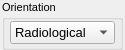
<?xml version="1.0" encoding="UTF-8"?>
<ui version="4.0">
 <class>QToolSliceOrientation</class>
 <widget class="QWidget" name="QToolSliceOrientation">
  <property name="geometry">
   <rect>
    <x>0</x>
    <y>0</y>
    <width>125</width>
    <height>50</height>
   </rect>
  </property>
  <property name="sizePolicy">
   <sizepolicy hsizetype="Preferred" vsizetype="Expanding">
    <horstretch>0</horstretch>
    <verstretch>0</verstretch>
   </sizepolicy>
  </property>
  <property name="maximumSize">
   <size>
    <width>16777215</width>
    <height>16777215</height>
   </size>
  </property>
  <property name="windowTitle">
   <string>Form</string>
  </property>
  <layout class="QHBoxLayout" name="horizontalLayout">
   <property name="spacing">
    <number>3</number>
   </property>
   <property name="sizeConstraint">
    <enum>QLayout::SetNoConstraint</enum>
   </property>
   <property name="leftMargin">
    <number>2</number>
   </property>
   <property name="topMargin">
    <number>0</number>
   </property>
   <property name="rightMargin">
    <number>2</number>
   </property>
   <property name="bottomMargin">
    <number>0</number>
   </property>
   <item>
    <widget class="QGroupBox" name="groupBox_3">
     <property name="sizePolicy">
      <sizepolicy hsizetype="Preferred" vsizetype="Expanding">
       <horstretch>0</horstretch>
       <verstretch>0</verstretch>
      </sizepolicy>
     </property>
     <property name="maximumSize">
      <size>
       <width>16777215</width>
       <height>16777215</height>
      </size>
     </property>
     <property name="font">
      <font>
       <pointsize>8</pointsize>
      </font>
     </property>
     <property name="toolTip">
      <string>&lt;head/&gt;&lt;body&gt;&lt;p&gt;Orientation convention.&lt;/p&gt;&lt;/body&gt;&lt;/html&gt;</string>
     </property>
     <property name="title">
      <string>Orientation</string>
     </property>
     <layout class="QVBoxLayout" name="verticalLayout">
      <property name="spacing">
       <number>3</number>
      </property>
      <property name="leftMargin">
       <number>5</number>
      </property>
      <property name="topMargin">
       <number>0</number>
      </property>
      <property name="rightMargin">
       <number>5</number>
      </property>
      <property name="bottomMargin">
       <number>0</number>
      </property>
      <item>
       <widget class="QComboBox" name="m_comboBoxOrientation">
        <property name="font">
         <font>
          <pointsize>10</pointsize>
         </font>
        </property>
        <property name="toolTip">
         <string>Radiological (LAS), Neurological (RAS)</string>
        </property>
        <item>
         <property name="text">
          <string>Radiological</string>
         </property>
        </item>
        <item>
         <property name="text">
          <string>Neurological</string>
         </property>
        </item>
       </widget>
      </item>
     </layout>
    </widget>
   </item>
  </layout>
 </widget>
 <resources/>
 <connections/>
</ui>
